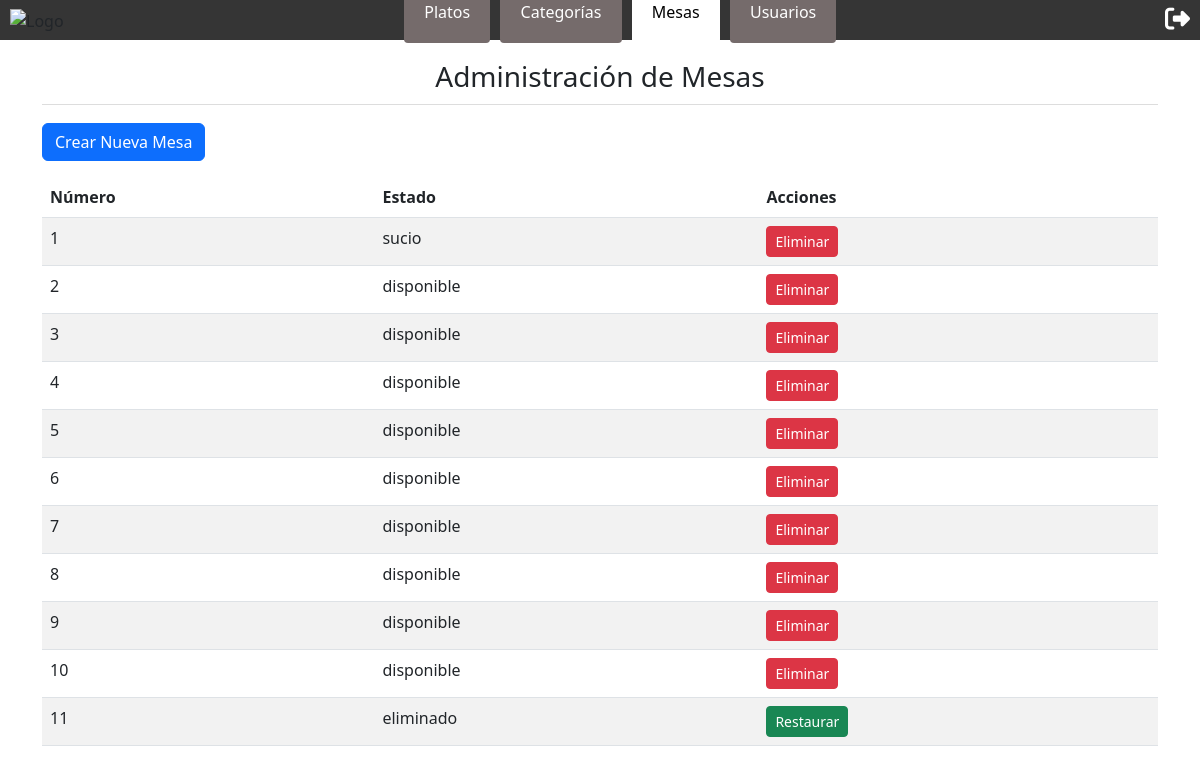
Screenshot of /mesas-admin/ (signed in) with the database file from the repository.
### restaurante_app/models.py (models this page shows, shortened)
class Mesa(models.Model):
    numero = models.AutoField(primary_key=True)
    EstMesCod = models.ForeignKey(EstadoMesa, on_delete=models.CASCADE, default=1)

class EstadoMesa(models.Model):
    EstMesCod = models.AutoField(primary_key=True)
    EstMesDes = models.CharField(max_length=100)
    def __str__(self):
        return  f'{self.EstMesDes}'

### restaurante_app/views.py (the view)
# urls.py: path('mesas-admin/', views.mesas_admin, name='mesas_admin'),
@login_required
def mesas_admin(request):
    if request.user.TipUsuCod.TipUsuDes != "Administrador":
        return redirect('index')
    mesas = Mesa.objects.all()
    return render(request, 'mesas_admin.html', {'mesas': mesas})

### restaurante_app/templates/mesas_admin.html (shortened to what this page needs)
{% extends 'base.html' %}
{% block mesas %}activo{% endblock %}
{% block content %}
<div class="container">
  <h2>Administración de Mesas</h2>
  <a href="{% url 'crear_mesa' %}" class="btn btn-primary mb-3">Crear Nueva Mesa</a>
  <table class="table table-striped">
    <thead>
      <tr>
        <th>Número</th>
        <th>Estado</th>
        <th>Acciones</th>
      </tr>
    </thead>
    <tbody>
      {% for mesa in mesas %}
      <tr>
        <td>{{ mesa.numero }}</td>
        <td>{{ mesa.EstMesCod }}</td>
        <td>
          {% if mesa.EstMesCod.EstMesDes == 'eliminado' %}
          <a href="{% url 'restaurar_mesa' mesa.numero %}" class="btn btn-success btn-sm">Restaurar</a>
          {% elif mesa.EstMesCod.EstMesDes == 'ocupado' %}
          <button class="btn btn-danger btn-sm" disabled>Eliminar (Mesa ocupada)</button>
          {% else %}
          <a href="{% url 'eliminar_mesa' mesa.numero %}" class="btn btn-danger btn-sm">Eliminar</a>
          {% endif %}
        </td>
      </tr>
      {% endfor %}
    </tbody>
  </table>
</div>
{% endblock %}

### restaurante_app/static/css/styles.css (style rules this page uses)
* { box-sizing: border-box; margin: 0; padding: 0; }
body { font-family: Arial, sans-serif; }
a { color: white; text-decoration: none; }
h2 { font-size: 28px !important; text-align: center; margin-bottom: 10px; border-bottom: 1px solid #ddd; padding-bottom: 10px; }
.container { max-width: 80rem; margin: 20px auto; }
.btn-primary { margin-top: 10px; }

### rows the page displays
Mesa: numero "1", EstMesCod "sucio", shows "Eliminar"
Mesa: numero "2", EstMesCod "disponible", shows "Eliminar"
Mesa: numero "3", EstMesCod "disponible", shows "Eliminar"
Mesa: numero "4", EstMesCod "disponible", shows "Eliminar"
Mesa: numero "5", EstMesCod "disponible", shows "Eliminar"
Mesa: numero "6", EstMesCod "disponible", shows "Eliminar"
Mesa: numero "7", EstMesCod "disponible", shows "Eliminar"
Mesa: numero "8", EstMesCod "disponible", shows "Eliminar"
Mesa: numero "9", EstMesCod "disponible", shows "Eliminar"
Mesa: numero "10", EstMesCod "disponible", shows "Eliminar"
Mesa: numero "11", EstMesCod "eliminado", shows "Restaurar"
